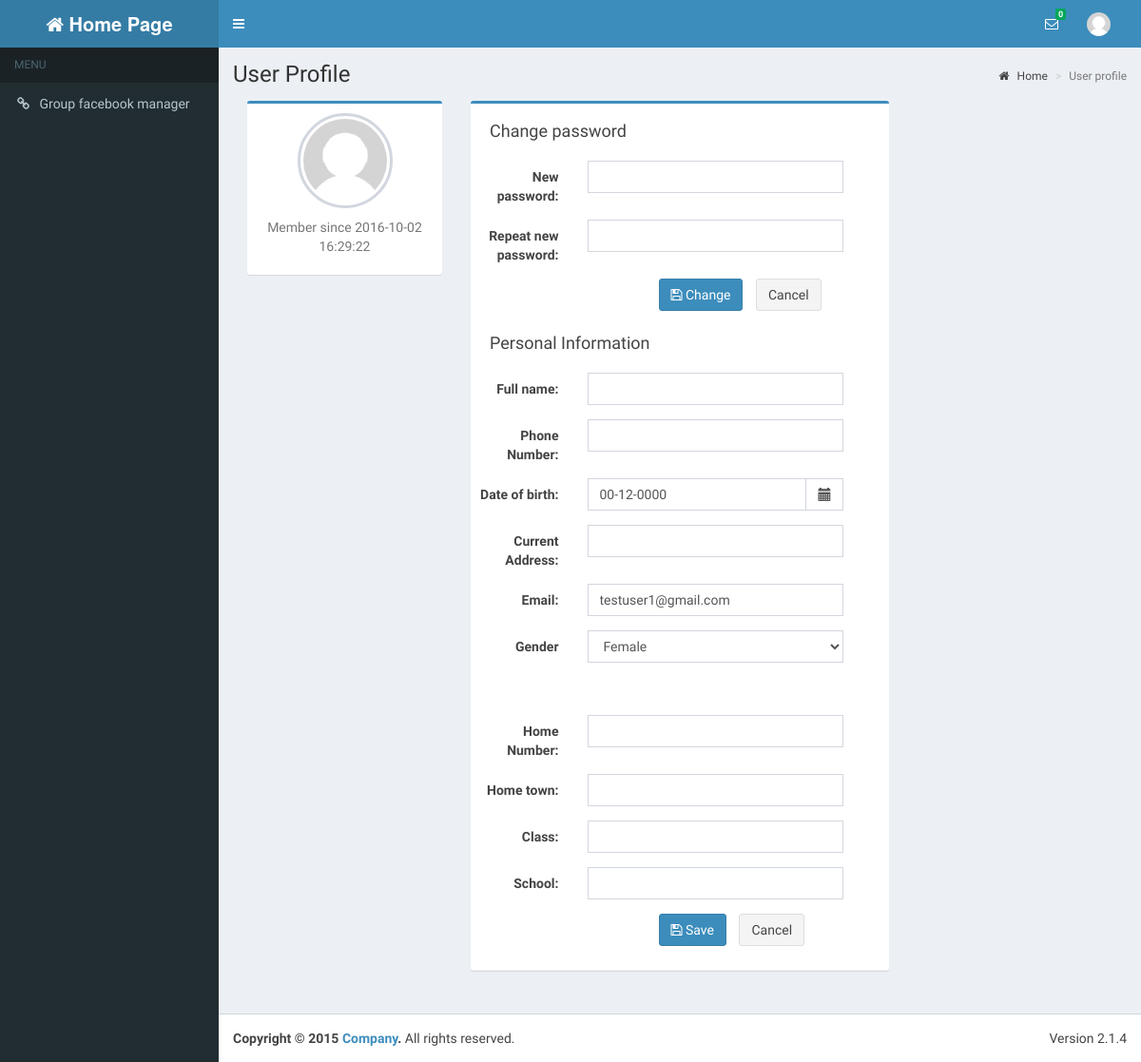
Page /profile.php (signed in) on the committed database.
### tables this page shows
CREATE TABLE IF NOT EXISTS `users` (
  `UserId` int(20) NOT NULL AUTO_INCREMENT,
  `UserName` varchar(30) NOT NULL,
  `Password` varchar(16) NOT NULL,
  `FullName` varchar(50) DEFAULT NULL,
  `Address1` varchar(100) DEFAULT NULL,
  `Birthday` datetime DEFAULT NULL,
  `PhoneNumber1` varchar(15) DEFAULT NULL,
  `Email` varchar(50) DEFAULT NULL,
  `Gender` varchar(10) DEFAULT NULL,
  `CreateTime` timestamp NOT NULL DEFAULT '0000-00-00 00:00:00',
  `UpdateTime` timestamp NOT NULL DEFAULT '0000-00-00 00:00:00' ON UPDATE CURRENT_TIMESTAMP,
  `Avatar` varchar(100) DEFAULT NULL,
  `PhoneNumber2` varchar(100) DEFAULT NULL,
  `Address2` varchar(100) DEFAULT NULL,
  `Class` varchar(50) DEFAULT NULL,
  `School` varchar(100) DEFAULT NULL,
  `FacebookId` varchar(50) DEFAULT NULL,
  PRIMARY KEY (`UserId`),
  KEY `avatar` (`Avatar`)
);

### profile.php (the view, shortened to what the rows shown need)
<!DOCTYPE html>
<?php
require_once '/dao/daoUsers.php';
require_once '/models/users.php';
require_once '/dao/daoInbox.php';
require_once '/dao/daoGroups.php';
    ?>
    <?php
$userNameLogin = getUserById($_SESSION['user_id']);
            ?>
<html>
    <head>
        <link rel="stylesheet" href="bootstrap/css/bootstrap.min.css">
        <link rel="stylesheet" href="https://maxcdn.bootstrapcdn.com/font-awesome/4.4.0/css/font-awesome.min.css">
        <link rel="stylesheet" href="https://code.ionicframework.com/ionicons/2.0.1/css/ionicons.min.css">
        <link rel="stylesheet" href="dist/css/AdminLTE.min.css">
        <link rel="stylesheet" href="dist/css/skins/_all-skins.min.css">
        <link rel="stylesheet" href="plugins/datepicker/datepicker3.css">
    </head>
    <body class="hold-transition skin-blue sidebar-mini">
        <div class="wrapper">
            <div class="content-wrapper">
                <section class="content-header">
                    <h1>
                        User Profile
                    </h1>
                </section>
                <section class="content">
                    <div class="row">
                        <div class="col-md-12">
                            <div class="col-md-3">
                                <div class="box box-primary">
                                    <div class="box-body box-profile">
                                        <img class="profile-user-img img-responsive img-circle" src="dist/img/user4-128x128.jpg" alt="User profile picture">
                                        <p class="text-muted text-center"> Member since <?php echo '' . $userNameLogin->getCreateTime(); ?></p>
                                    </div>
                                </div>
                            </div>
                            <div class=" col-sm-6 ">
                                <div class="box box-primary box-header with-border" >
                                    <form class="form-horizontal" role="formpass" method="post">
                                        <div class="box-header center">
                                            <h1 class="box-title center">Change password</h1>
                                        </div>
                                    </form>
                                    <form class="form-horizontal" role="form" method="post">
                                        <div class="box-header center">
                                            <h1 class="box-title center">Personal Information</h1>
                                        </div>
                                        <div class="form-group">
                                            <div class="col-lg-8">
                                                <input class="form-control" value="<?php echo $userNameLogin->getEmail() ?>" type="text" name="email">
                                            </div>
                                        </div>
                                        <div class="form-group">
                                            <div class="col-lg-8">
                                                <div class="ui-select">
                                                    <select id="user_time_zone" class="form-control" name="gender">
                                                        <?php
                                                        if ($userNameLogin->getGender() == 1) {
                                                            echo '<option value="1" name="gen" selected>Male</option>';
                                                            echo '<option value="2" name="gen">Female</option>';
                                                        } else {
                                                            echo '<option value="2" name="gen" selected>Female</option>';
                                                        }
                                                        ?>
                                                    </select>
                                                </div>
                                            </div>
                                        </div>
                                        <br><br>
                                    </form>
                                </div>
                            </div>
                        </div>
                    </div>
                </section>
            </div>
        </div>
    </body>
</html>

### rows in the picture
users: CreateTime "2016-10-02 16:29:22", email "testuser1@gmail.com", gender "Female"
